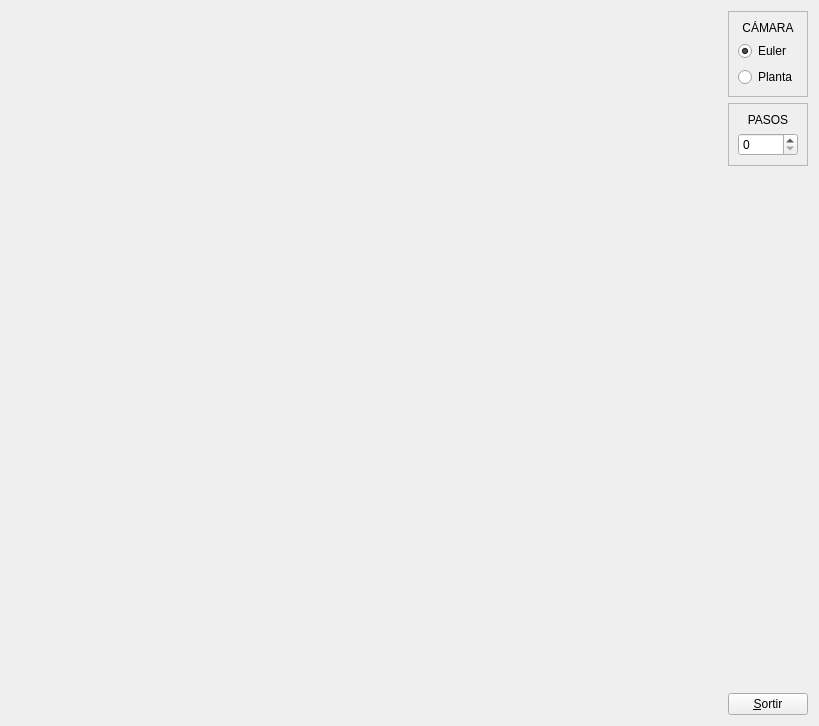
<?xml version="1.0" encoding="UTF-8"?>
<ui version="4.0">
 <class>MyForm</class>
 <widget class="QWidget" name="MyForm">
  <property name="geometry">
   <rect>
    <x>0</x>
    <y>0</y>
    <width>819</width>
    <height>726</height>
   </rect>
  </property>
  <property name="windowTitle">
   <string>IDI-Lab</string>
  </property>
  <layout class="QHBoxLayout" name="horizontalLayout">
   <item>
    <widget class="MyGLWidget" name="widget" native="true">
     <property name="sizePolicy">
      <sizepolicy hsizetype="Expanding" vsizetype="Expanding">
       <horstretch>0</horstretch>
       <verstretch>0</verstretch>
      </sizepolicy>
     </property>
    </widget>
   </item>
   <item>
    <layout class="QVBoxLayout" name="verticalLayout">
     <item>
      <widget class="QFrame" name="frame">
       <property name="frameShape">
        <enum>QFrame::StyledPanel</enum>
       </property>
       <property name="frameShadow">
        <enum>QFrame::Raised</enum>
       </property>
       <layout class="QVBoxLayout" name="verticalLayout_2">
        <item>
         <widget class="QLabel" name="label">
          <property name="text">
           <string>CÁMARA</string>
          </property>
          <property name="alignment">
           <set>Qt::AlignCenter</set>
          </property>
         </widget>
        </item>
        <item>
         <widget class="QRadioButton" name="radioButton">
          <property name="text">
           <string>Euler</string>
          </property>
          <property name="checked">
           <bool>true</bool>
          </property>
         </widget>
        </item>
        <item>
         <widget class="QRadioButton" name="radioButton_2">
          <property name="text">
           <string>Planta</string>
          </property>
         </widget>
        </item>
       </layout>
      </widget>
     </item>
     <item>
      <widget class="QFrame" name="frame_2">
       <property name="frameShape">
        <enum>QFrame::StyledPanel</enum>
       </property>
       <property name="frameShadow">
        <enum>QFrame::Raised</enum>
       </property>
       <layout class="QVBoxLayout" name="verticalLayout_3">
        <item>
         <widget class="QLabel" name="label_2">
          <property name="text">
           <string>PASOS</string>
          </property>
          <property name="alignment">
           <set>Qt::AlignCenter</set>
          </property>
         </widget>
        </item>
        <item>
         <widget class="QSpinBox" name="spinBox"/>
        </item>
       </layout>
      </widget>
     </item>
     <item>
      <spacer name="verticalSpacer">
       <property name="orientation">
        <enum>Qt::Vertical</enum>
       </property>
       <property name="sizeHint" stdset="0">
        <size>
         <width>20</width>
         <height>40</height>
        </size>
       </property>
      </spacer>
     </item>
     <item>
      <widget class="QPushButton" name="pushButton">
       <property name="sizePolicy">
        <sizepolicy hsizetype="Fixed" vsizetype="Fixed">
         <horstretch>0</horstretch>
         <verstretch>0</verstretch>
        </sizepolicy>
       </property>
       <property name="text">
        <string>&amp;Sortir</string>
       </property>
      </widget>
     </item>
    </layout>
   </item>
  </layout>
 </widget>
 <customwidgets>
  <customwidget>
   <class>MyGLWidget</class>
   <extends>QWidget</extends>
   <header>MyGLWidget.h</header>
   <container>1</container>
   <slots>
    <signal>sendP(int)</signal>
    <signal>sendEuler(bool)</signal>
    <signal>sendPlanta(bool)</signal>
    <slot>camEuler()</slot>
    <slot>changeInt(int)</slot>
    <slot>camP()</slot>
   </slots>
  </customwidget>
 </customwidgets>
 <resources/>
 <connections>
  <connection>
   <sender>pushButton</sender>
   <signal>clicked()</signal>
   <receiver>MyForm</receiver>
   <slot>close()</slot>
   <hints>
    <hint type="sourcelabel">
     <x>783</x>
     <y>715</y>
    </hint>
    <hint type="destinationlabel">
     <x>839</x>
     <y>529</y>
    </hint>
   </hints>
  </connection>
  <connection>
   <sender>widget</sender>
   <signal>sendP(int)</signal>
   <receiver>spinBox</receiver>
   <slot>setValue(int)</slot>
   <hints>
    <hint type="sourcelabel">
     <x>600</x>
     <y>284</y>
    </hint>
    <hint type="destinationlabel">
     <x>749</x>
     <y>181</y>
    </hint>
   </hints>
  </connection>
  <connection>
   <sender>radioButton</sender>
   <signal>clicked()</signal>
   <receiver>widget</receiver>
   <slot>camEuler()</slot>
   <hints>
    <hint type="sourcelabel">
     <x>735</x>
     <y>61</y>
    </hint>
    <hint type="destinationlabel">
     <x>587</x>
     <y>56</y>
    </hint>
   </hints>
  </connection>
  <connection>
   <sender>widget</sender>
   <signal>sendEuler(bool)</signal>
   <receiver>radioButton</receiver>
   <slot>setChecked(bool)</slot>
   <hints>
    <hint type="sourcelabel">
     <x>543</x>
     <y>143</y>
    </hint>
    <hint type="destinationlabel">
     <x>728</x>
     <y>62</y>
    </hint>
   </hints>
  </connection>
  <connection>
   <sender>widget</sender>
   <signal>sendPlanta(bool)</signal>
   <receiver>radioButton_2</receiver>
   <slot>setChecked(bool)</slot>
   <hints>
    <hint type="sourcelabel">
     <x>586</x>
     <y>219</y>
    </hint>
    <hint type="destinationlabel">
     <x>774</x>
     <y>100</y>
    </hint>
   </hints>
  </connection>
  <connection>
   <sender>spinBox</sender>
   <signal>valueChanged(int)</signal>
   <receiver>widget</receiver>
   <slot>changeInt(int)</slot>
   <hints>
    <hint type="sourcelabel">
     <x>705</x>
     <y>175</y>
    </hint>
    <hint type="destinationlabel">
     <x>588</x>
     <y>163</y>
    </hint>
   </hints>
  </connection>
  <connection>
   <sender>radioButton_2</sender>
   <signal>clicked()</signal>
   <receiver>widget</receiver>
   <slot>camP()</slot>
   <hints>
    <hint type="sourcelabel">
     <x>699</x>
     <y>97</y>
    </hint>
    <hint type="destinationlabel">
     <x>606</x>
     <y>87</y>
    </hint>
   </hints>
  </connection>
 </connections>
</ui>
